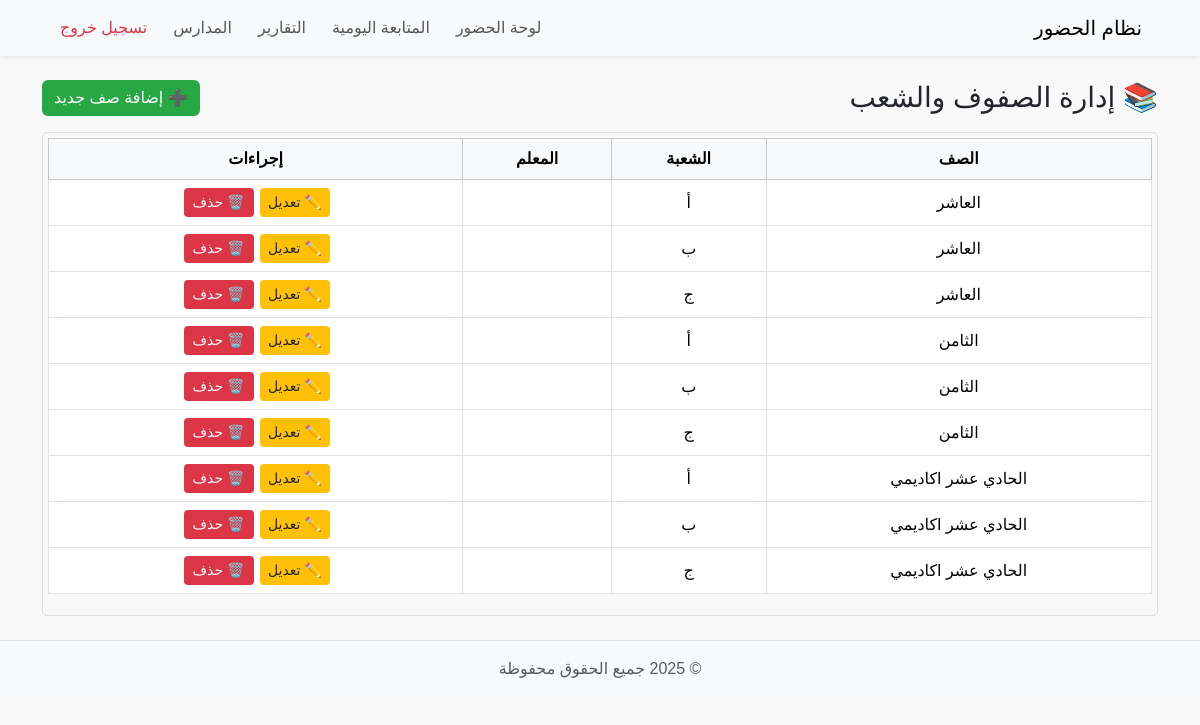
The app's page /classes (signed in) with its own data.
### tables this page shows
CREATE TABLE teacher_classes (
    id INTEGER PRIMARY KEY AUTOINCREMENT,
    class_name TEXT NOT NULL,
    section TEXT NOT NULL,
    period TEXT NOT NULL
, school_id INTEGER);

### app.py (the view)
@app.route("/classes")
@login_required
def list_classes():
    conn = db.get_db_connection()
    rows = conn.execute("""
        SELECT tc.id, tc.class_name, tc.section, tc.period,
               GROUP_CONCAT(t.teacher_name, ', ') AS teacher_names
        FROM teacher_classes tc
        LEFT JOIN class_teachers ct ON tc.id = ct.class_id
        LEFT JOIN teachers t ON ct.teacher_id = t.id
        WHERE tc.school_id = ?
        GROUP BY tc.id
    """, (session["school_id"],)).fetchall()
    conn.close()
    return render_template("list_classes.html", classes=rows)

### auth.py (called while the page is built)
def login_required(f):
    @wraps(f)
    def decorated_function(*args, **kwargs):
        if 'user' not in session:
            return redirect(url_for('login'))
        return f(*args, **kwargs)
    return decorated_function

### db.py (called while the page is built)
def get_db_connection():
    conn = sqlite3.connect(DB_NAME)
    conn.row_factory = sqlite3.Row
    return conn

### templates/list_classes.html (shortened to what this page needs)
{% include 'partials/header.html' %}
{% include 'partials/navbar.html' %}
<div class="container mt-4">
  <div class="d-flex justify-content-between align-items-center mb-3">
    <h3 class="mb-0">📚 إدارة الصفوف والشعب</h3>
    <a href="{{ url_for('add_class') }}" class="btn btn-success">➕ إضافة صف جديد</a>
  </div>
  {% if classes %}
  <div class="table-responsive">
    <table class="table table-bordered table-hover align-middle text-center">
      <thead class="table-light">
        <tr>
          <th>الصف</th>
          <th>الشعبة</th>
          <th>المعلم</th>
          <th>إجراءات</th>
        </tr>
      </thead>
      <tbody>
        {% for c in classes %}
        <tr id="row-{{ c.id }}">
          <td>{{ c.class_name }}</td>
          <td>{{ c.section }}</td>
          <td>{{ c.teacher_name }}</td>
          <td>
            <a href="{{ url_for('edit_class', class_id=c.id) }}" class="btn btn-sm btn-warning">✏️ تعديل</a>
            <button class="btn btn-sm btn-danger" onclick="deleteClass({{ c.id }})">🗑️ حذف</button>
          </td>
        </tr>
        {% endfor %}
      </tbody>
    </table>
  </div>
  {% else %}
  <div class="alert alert-info text-center">⚠️ لا يوجد صفوف مضافة بعد.</div>
  {% endif %}
</div>
{% include 'partials/footer.html' %}

### static/css/style.css (style rules this page uses)
html, body { height: 100%; margin: 0; padding: 0; }
body { font-family: 'Tajawal', sans-serif; background-color: #f9f9f9; direction: rtl; text-align: right; display: flex; flex-direction: column; min-height: 100vh; }
table { width: 100%; border-collapse: collapse; direction: rtl; }
th, td { text-align: center; padding: 10px; vertical-align: middle; }
th { background-color: #f8f9fa; }
td button { min-width: 70px; margin: 0 2px; }
.btn-success { background-color: #28a745; border: none; }
.btn-warning { background-color: #ffc107; border: none; color: #212529; }
.btn-danger { background-color: #dc3545; border: none; }

### templates/partials/header.html (style rules this page uses)
.table-responsive { overflow-x: auto; border: 1px solid #ddd; border-radius: 5px; padding: 5px; }

### records on screen
teacher_classes: class_name "العاشر", section "أ"
teacher_classes: class_name "العاشر", section "ب"
teacher_classes: class_name "العاشر", section "ج"
teacher_classes: class_name "الثامن", section "أ"
teacher_classes: class_name "الثامن", section "ب"
teacher_classes: class_name "الثامن", section "ج"
teacher_classes: class_name "الحادي عشر اكاديمي", section "أ"
teacher_classes: class_name "الحادي عشر اكاديمي", section "ب"
teacher_classes: class_name "الحادي عشر اكاديمي", section "ج"
